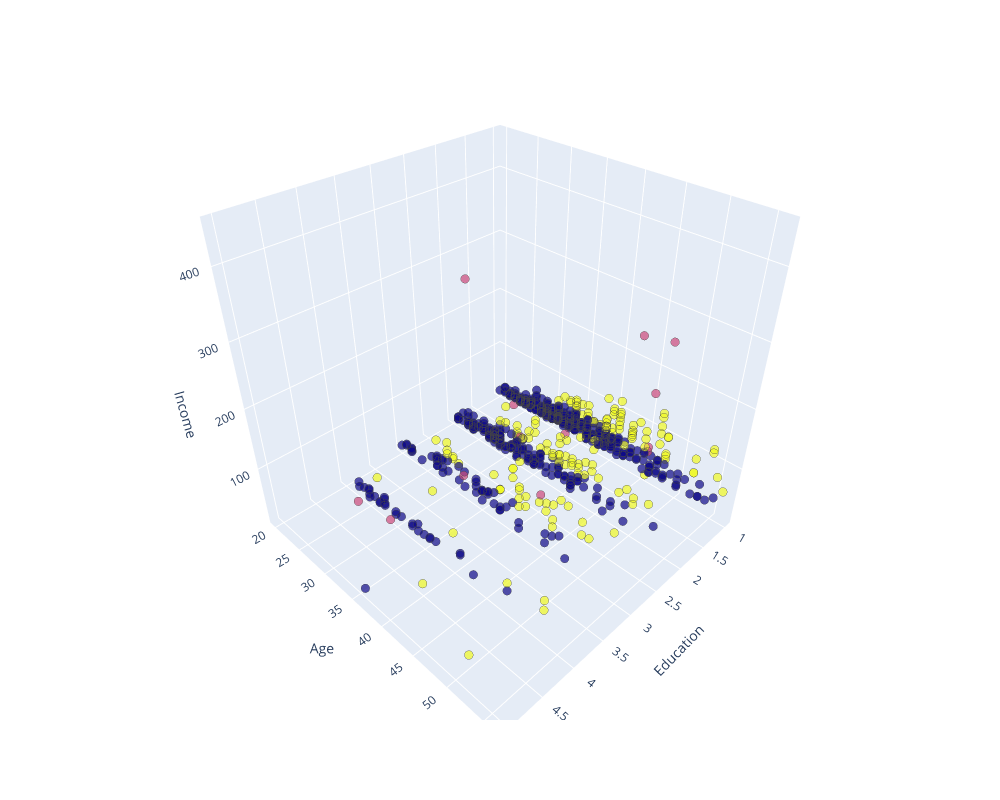

Notebook code for this chart:
### Code cell
# interactive 3D scatter plot
fig =px.scatter_3d(X, x=1, y=0, z=3, opacity=0.7, color=labels.astype(float))

fig.update_traces(marker=dict(size=5, line=dict(width=.25)), showlegend=False)
fig.update_layout(coloraxis_showscale=False, width=1000, height=800, scene=dict(
        xaxis=dict(title='Education'),
        yaxis=dict(title='Age'),
        zaxis=dict(title='Income')
    ))  # Remove color bar, resize plot

fig.show()

### Figure 1 — Plotly figure (JSON) as saved in the notebook; plotly's stock layout.template omitted (floating-point values rounded to 4 significant figures; data arrays with more than 128 entries replaced by an {"elided": "..."} marker saying what was removed)
{"data": [{"hovertemplate": "1=%{x}<br>0=%{y}<br>3=%{z}<br>color=%{marker.color}<extra></extra>", "legendgroup": "", "marker": {"color": {"elided": "700 float values"}, "coloraxis": "coloraxis", "line": {"width": 0.25}, "opacity": 0.7, "size": 5, "symbol": "circle"}, "mode": "markers", "name": "", "scene": "scene", "showlegend": false, "type": "scatter3d", "x": {"elided": "700 float values"}, "y": {"elided": "700 float values"}, "z": {"elided": "700 float values"}}], "layout": {"coloraxis": {"colorbar": {"title": {"text": "color"}}, "colorscale": [[0, "#0d0887"], [0.1111, "#46039f"], [0.2222, "#7201a8"], [0.3333, "#9c179e"], [0.4444, "#bd3786"], [0.5556, "#d8576b"], [0.6667, "#ed7953"], [0.7778, "#fb9f3a"], [0.8889, "#fdca26"], [1, "#f0f921"]], "showscale": false}, "height": 800, "legend": {"tracegroupgap": 0}, "margin": {"t": 60}, "scene": {"domain": {"x": [0, 1], "y": [0, 1]}, "xaxis": {"title": {"text": "Education"}}, "yaxis": {"title": {"text": "Age"}}, "zaxis": {"title": {"text": "Income"}}}, "width": 1000}}
